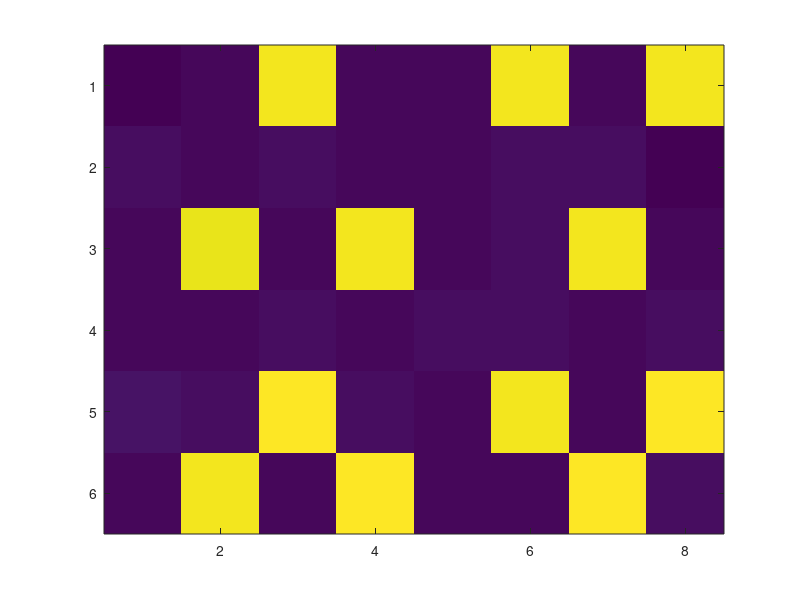

MATLAB code for this plot: (Note: this script raises an error after producing the figure.)
% The program shows how to perform biclustering using "clustergram" command in matlab.
% 1) We made a simple toy data set for illustrative purpose.
% 2) We show a trick to obtain the permutation vectors from the CLUSTERGRAM object
%
% Last updated: Thu, Nov 22, 2012
% =======================================
% Kittipat "Bot" Kampa
% kittipat@gmail.com
% Integrated Brain Imaging Center (IBIC)
% University of Washington
% =======================================

clear; clc; close all

x = [0 0 1 0 0 1 0 1;
     0 0 0 0 0 0 0 0;
     0 1 0 1 0 0 1 0;
     0 0 0 0 0 0 0 0;
     0 0 1 0 0 1 0 1;
     0 1 0 1 0 0 1 0];
 


A = x+0.01*randn(size(x)); 
figure; imagesc(A);
gco = clustergram(A);

%% This is what we supposedly will get 
% x_index = [7 2 4 1 5 6 8 3]; % permutation vector in column 
% y_index = [6 3 2 4 5 1]; % permutation vector in row
% A_x = A(:,x_index);
% A_xy = A_x(y_index,:);
% figure; imagesc(A_xy);

%%
perm_col = str2num(char(get(gco,'ColumnLabels')));
perm_row = str2num(char(get(gco,'RowLabels')));
perm_row = flipud(perm_row);
B_x = A(:,perm_col);
B_xy = B_x(perm_row,:);
figure; imagesc(B_xy);
set(gco,'Dendrogram',3);